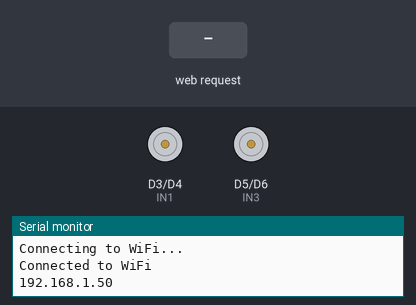
A sketch run on a simulated ESP8266 (NodeMCU). On the bench: motor-driver pin pairs drawn as motors (green arrow = first pin HIGH = forward, orange = second pin HIGH = backward, longer = more drive, scaled by the enable pin), the last lines printed to the serial monitor. Inputs (shaded band) come from the test bench. WiFi joins after 1.5 s; servers stay silent unless stated.

Above: at 3.2 s.
3.3 s: HTTP request GET /W received
At 3.8 s:
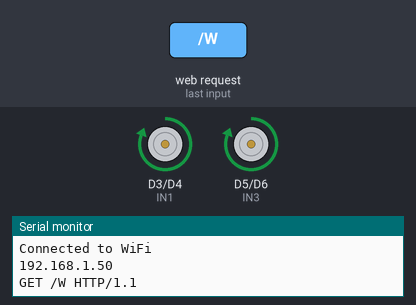
4.8 s: HTTP request GET /A received
At 6.0 s:
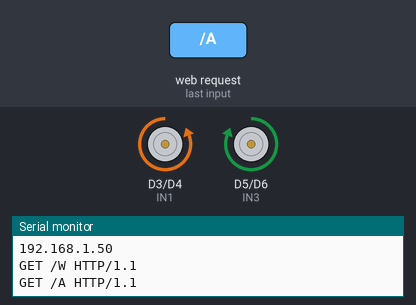
6.3 s: HTTP request GET /S received
At 7.3 s:
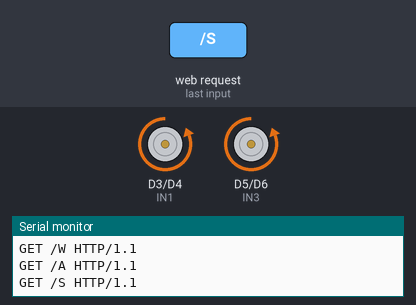
7.8 s: HTTP request GET /D received
At 8.5 s:
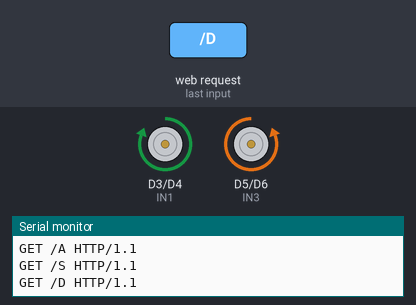
Timing chart, 0 to 10.3 s (numbered marks = the images above; inputs shaded):
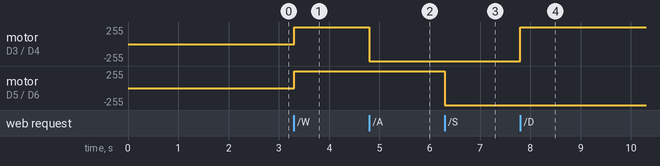

Measured:
- after the input at 3.3 s, motor on D3 (IN1) / D4 (IN2), motor on D5 (IN3) / D6 (IN4): stopped → forward 255/255 at once
- after the input at 4.8 s, motor on D3 (IN1) / D4 (IN2): forward 255/255 → backward 255/255 at once
- after the input at 6.3 s, motor on D5 (IN3) / D6 (IN4): forward 255/255 → backward 255/255 at once
- after the input at 7.8 s, motor on D3 (IN1) / D4 (IN2): backward 255/255 → forward 255/255 at once

The sketch:

sketch_jan23a.ino
```cpp
#include <ESP8266WiFi.h>

const char* ssid = "ssid";
const char* password = "password";

int ENA = D1;
int ENB = D2;
int IN1 = D3;
int IN2 = D4;
int IN3 = D5;
int IN4 = D6;
int dutyCycleLeft = 128;
int dutyCycleRight = 128;
char input;

WiFiServer server(80);

void setup(){
  pinMode(ENA, OUTPUT);
  pinMode(IN1, OUTPUT);
  pinMode(IN2, OUTPUT);
  pinMode(ENB, OUTPUT);
  pinMode(IN3, OUTPUT);
  pinMode(IN4, OUTPUT);
  Serial.begin(9600);
  WiFi.begin(ssid, password);

  while (WiFi.status() != WL_CONNECTED) {
    delay(1000);
    Serial.println("Connecting to WiFi...");
  }

  Serial.println("Connected to WiFi");
  Serial.println(WiFi.localIP());

  server.begin();
}

void loop(){
  WiFiClient client = server.available();

  if (client) {
    String request = client.readStringUntil('\r');
    Serial.println(request);

    int dutyA = getDutyCycle(request, "dutyA");
    int dutyB = getDutyCycle(request, "dutyB");

    if (request.indexOf("/STOP") >= 0) {
      stop(0,0);
    }else if (request.indexOf("/W") >= 0) {
    forward(dutyA, dutyB);
    } else if (request.indexOf("/A") >= 0) {
      left(dutyA, dutyB);
    } else if (request.indexOf("/S") >= 0) {
      backward(dutyA, dutyB);
    } else if (request.indexOf("/D") >= 0) {
      right(dutyA, dutyB);
    }
  }
}

void forward(int dutyA, int dutyB){
  analogWrite(ENA,dutyA);
  analogWrite(ENB,dutyB);
  digitalWrite(IN1,HIGH);
  digitalWrite(IN2,LOW);
  digitalWrite(IN3,HIGH);
  digitalWrite(IN4,LOW);
}

void backward(int dutyA, int dutyB){
  analogWrite(ENA,dutyA);
  analogWrite(ENB,dutyB);
  digitalWrite(IN1,LOW);
  digitalWrite(IN2,HIGH);
  digitalWrite(IN3,LOW);
  digitalWrite(IN4,HIGH);
}

void left(int dutyA, int dutyB){
  analogWrite(ENA,dutyA);
  analogWrite(ENB,dutyB);
  digitalWrite(IN1,LOW);
  digitalWrite(IN2,HIGH);
  digitalWrite(IN3,HIGH);
  digitalWrite(IN4,LOW);
}

void right(int dutyA, int dutyB){
  analogWrite(ENA,dutyA);
  analogWrite(ENB,dutyB);
  digitalWrite(IN1,HIGH);
  digitalWrite(IN2,LOW);
  digitalWrite(IN3,LOW);
  digitalWrite(IN4,HIGH);
}

void stop(int dutyA, int dutyB){
  analogWrite(ENA,dutyA);
  analogWrite(ENB,dutyB);
  digitalWrite(IN1,LOW);
  digitalWrite(IN2,LOW);
  digitalWrite(IN3,LOW);
  digitalWrite(IN4,LOW);
}

int getDutyCycle(String request, String param) {
  int index = request.indexOf(param + "=");
  if (index >= 0) {
    int valueStart = index + param.length() + 1;
    int valueEnd = request.indexOf('&', valueStart);
    if (valueEnd == -1) valueEnd = request.indexOf(' ', valueStart);
    return request.substring(valueStart, valueEnd).toInt();
  }
  return 255; // Default to full speed
}
```
